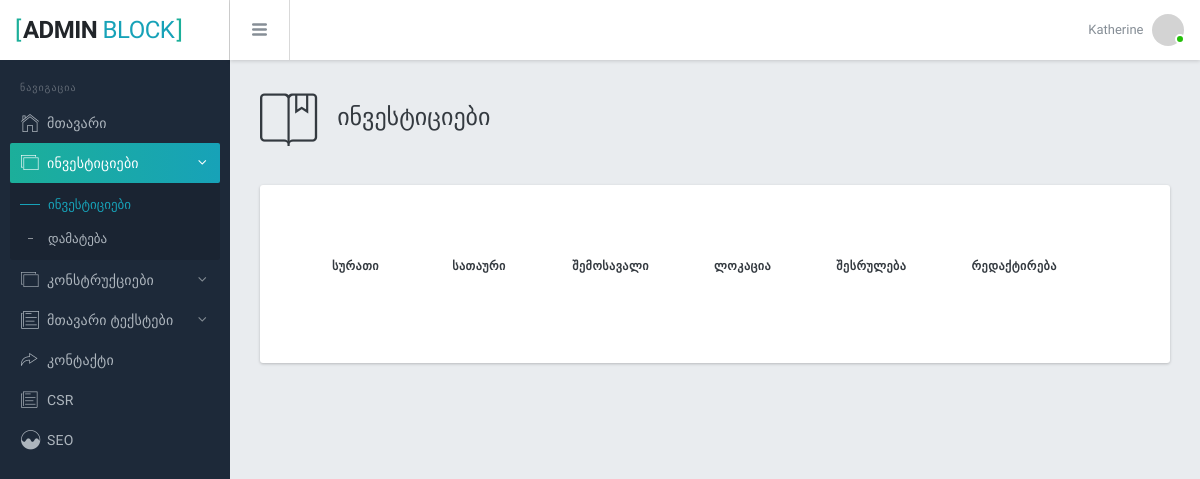
/admin/investment_table.php, run on an earlier commit of the app's database.
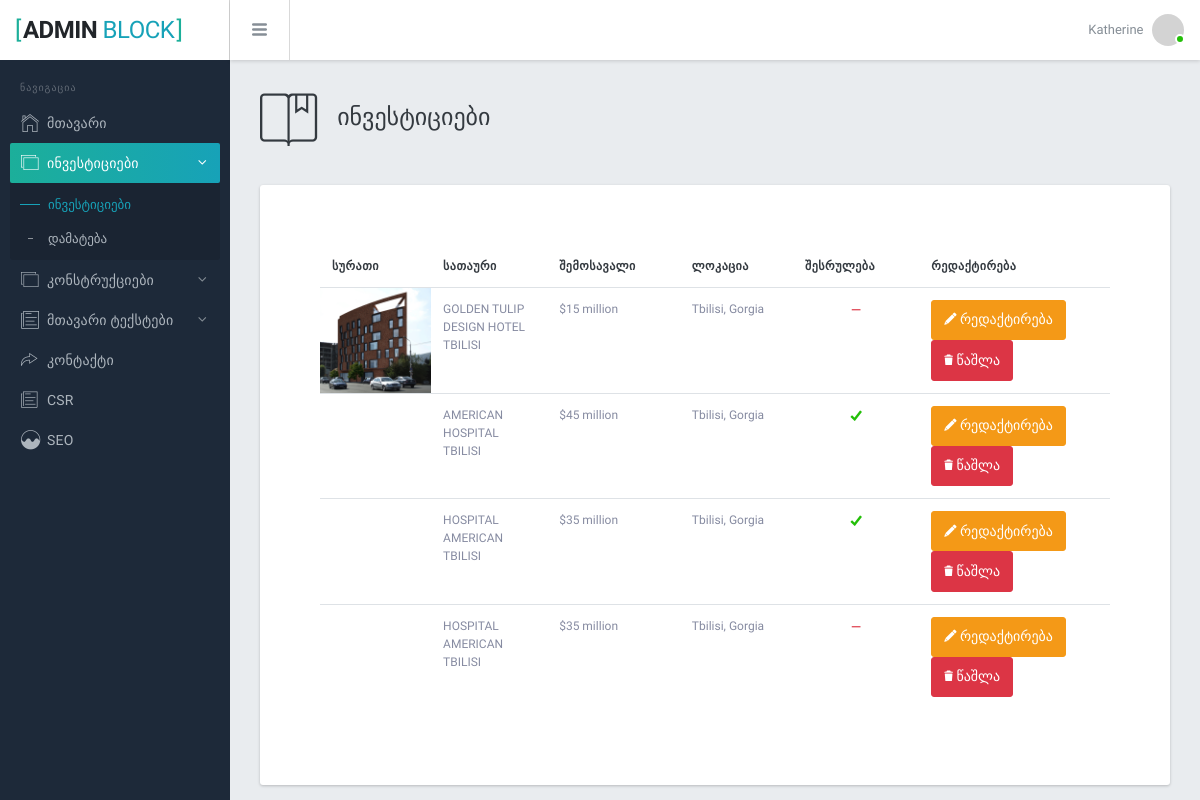
And on a later commit of the database.
### tables this page shows
CREATE TABLE `investments` (
  `ID` int(4) NOT NULL,
  `category_id` smallint(4) NOT NULL,
  `label` varchar(70) NOT NULL,
  `label_ka` varchar(70) NOT NULL,
  `img` varchar(100) NOT NULL,
  `progress` tinyint(1) NOT NULL,
  `value` varchar(12) NOT NULL,
  `location` varchar(40) NOT NULL,
  `location_ka` varchar(40) NOT NULL,
  `about_ka` text NOT NULL,
  `about_en` text NOT NULL,
  `web_link` varchar(120) NOT NULL,
  `web_name` varchar(120) NOT NULL,
  `icon` varchar(120) NOT NULL,
  `slide_imgs` text NOT NULL,
  `Shareholding` int(3) NOT NULL DEFAULT '0'
);

### admin/investment_table.php (the view, shortened to what this page needs)
<?php
  require_once("../connect.php");
  $investments = "SELECT * FROM investments";
  $investments_req = $pdo -> query($investments);
  $inv = "active";
  $inv_nav = "active";
?>
<!DOCTYPE html>
<html lang="en">
<head>
  <link href="./lib/font-awesome/css/font-awesome.css" rel="stylesheet">
  <link href="./lib/Ionicons/css/ionicons.css" rel="stylesheet">
  <link href="./lib/perfect-scrollbar/css/perfect-scrollbar.css" rel="stylesheet">
  <link href="./lib/jquery-switchbutton/jquery.switchButton.css" rel="stylesheet">
  <link href="./lib/highlightjs/github.css" rel="stylesheet">
  <link href="./lib/datatables/jquery.dataTables.css" rel="stylesheet">
  <link href="./lib/select2/css/select2.min.css" rel="stylesheet">
  <link rel="stylesheet" href="./css/bracket.css">
  <link rel="stylesheet" href="css/my.css">
</head>
<body>
    <?php require_once("./layout/sidebar.php") ?>
    <?php require_once("./layout/header.php") ?>
  <div class="br-mainpanel">
      <div class="br-pagetitle">
        <i class="icon icon ion-ios-bookmarks-outline"></i>
        <div>
          <h4>ინვესტიციები</h4>
        </div>
      </div>
      <div class="br-pagebody">
        <div class="br-section-wrapper">
          <div class="table-wrapper">
            <table id="datatable1" class="table display responsive nowrap">
              <thead>
                <tr>
                  <th class="wd-10p">სურათი</th>
                  <th class="wd-10p">სათაური</th>
                  <th class="wd-10p">შემოსავალი</th>
                  <th class="wd-10p">ლოკაცია</th>
                  <th class="wd-10p">შესრულება</th>
                  <th class="wd-10p">რედაქტირება</th>
                </tr>
              </thead>
              <tbody>
                <?php
                    while($investments_slider = $investments_req -> fetch()){
                        $investments_id = $investments_slider['ID'];
                        $investments_progress = $investments_slider['progress'];
                        $investments_label = $investments_slider['label'];
                        $investments_img = $investments_slider['img'];
                        $investments_value = $investments_slider['value'];
                        $investments_location = $investments_slider['location'];
                  ?>
                <tr>
                  <td class="sorting_1" style="background-image: url('../assets/img/<?php echo $investments_img; ?>');"></td>
                  <td class="tx-12"><?php echo $investments_label ?></td>
                  <td class="tx-12"><?php echo $investments_value ?></td>
                  <td class="tx-12"><?php echo $investments_location ?></td>
                  <td class="<?php if($investments_progress) { echo "tx-success"; } else { echo "tx-danger"; } ?> tx-center">
                    <i class="icon ion-<?php if($investments_progress) { echo "checkmark"; } else { echo "android-remove"; } ?>"></i>
                  </td>
                  <td>
                    <button class="btn btn-warning" data-id="<?php echo $investments_id ?>">
                      <i class="icon ion-edit"></i>
                      რედაქტირება
                    </button>
                    <button class="btn btn-danger" data-id="<?php echo $investments_id ?>">
                      <i class="icon ion-trash-b"></i>
                      წაშლა
                    </button>
                  </td>
                </tr>
                    <?php } ?>
              </tbody>
            </table>
          </div>
        </div>
      </div>
    </div>
  </body>
</html>

### admin/layout/sidebar.php (shortened to what this page needs)
<div class="br-logo"><a href=""><span>[</span>ADMIN <i>BLOCK</i><span>]</span></a></div>
<div class="br-sideleft overflow-y-auto">
  <label class="sidebar-label pd-x-10 mg-t-20 op-3">ნავიგაცია</label>
  <ul class="br-sideleft-menu">
    <li class="br-menu-item">
      <a href="index.html" class="br-menu-link">
        <i class="menu-item-icon icon ion-ios-home-outline tx-24"></i>
        <span class="menu-item-label">მთავარი</span>
      </a>
    </li>
    <li class="br-menu-item">
      <a href="#" class="br-menu-link with-sub <?php echo $inv ?>">
        <i class="menu-item-icon icon ion-ios-photos-outline tx-20"></i>
        <span class="menu-item-label">ინვესტიციები</span>
      </a>
      <ul class="br-menu-sub">
        <li class="sub-item">
          <a href="./investment_table.php" class="sub-link <?php echo $inv_nav ?>">ინვესტიციები</a>
        </li>
        <li class="sub-item">
          <a href="card-social.html" class="sub-link <?php echo $inv_add ?>">დამატება</a>
        </li>
      </ul>
    </li>
    <li class="br-menu-item">
      <a href="#" class="br-menu-link with-sub <?php echo $const ?>">
        <i class="menu-item-icon icon ion-ios-photos-outline tx-20"></i>
        <span class="menu-item-label">კონსტრუქციები</span>
      </a>
    </li>
    <li class="br-menu-item">
      <a href="#" class="br-menu-link with-sub">
        <i class="menu-item-icon icon ion-ios-paper-outline tx-24"></i>
        <span class="menu-item-label">მთავარი ტექსტები</span>
      </a>
    </li>
    <li class="br-menu-item">
      <a href="pages.html" class="br-menu-link">
        <i class="menu-item-icon icon ion-ios-redo-outline tx-22"></i>
        <span class="menu-item-label">კონტაქტი</span>
      </a>
    </li>
    <li class="br-menu-item">
      <a href="pages.html" class="br-menu-link">
        <i class="menu-item-icon icon ion-ios-paper-outline tx-22"></i>
        <span class="menu-item-label">CSR</span>
      </a>
    </li>
    <li class="br-menu-item">
      <a href="pages.html" class="br-menu-link">
        <i class="menu-item-icon icon ion-ios-analytics tx-22"></i>
        <span class="menu-item-label">SEO</span>
      </a>
    </li>
  </ul>
</div>

### admin/layout/header.php (shortened to what this page needs)
<div class="br-header">
  <div class="br-header-left">
    <div class="navicon-left hidden-md-down"><a id="btnLeftMenu" href=""><i class="icon ion-navicon-round"></i></a></div>
  </div>
  <div class="br-header-right">
    <nav class="nav">
      <div class="dropdown">
        <a href="" class="nav-link nav-link-profile" data-toggle="dropdown">
          <span class="logged-name hidden-md-down">Katherine</span>
          <img src="http://via.placeholder.com/500x500" class="wd-32 rounded-circle" alt="">
          <span class="square-10 bg-success"></span>
        </a>
      </div>
    </nav>
  </div>
</div>

### admin/css/my.css (style rules this page uses)
#datatable1 .sorting_1 { height: 70px !important; width: 70px !important; background-position: center !important; background-size: cover !important; background-repeat: no-repeat !important; }
#datatable1 td .btn { cursor: pointer; }

What changed in the data, as far as the page shows it:
added investments: img (picture), label "GOLDEN TULIP DESIGN HOTEL TBILISI", value "$15 million", location "Tbilisi, Gorgia", progress 0 (drawn)
added investments: label "AMERICAN HOSPITAL TBILISI", value "$45 million", location "Tbilisi, Gorgia", progress 1 (drawn)
added investments: label "HOSPITAL AMERICAN TBILISI", value "$35 million", location "Tbilisi, Gorgia", progress 1 (drawn)
added investments: label "HOSPITAL AMERICAN TBILISI", value "$35 million", location "Tbilisi, Gorgia", progress 0 (drawn)
